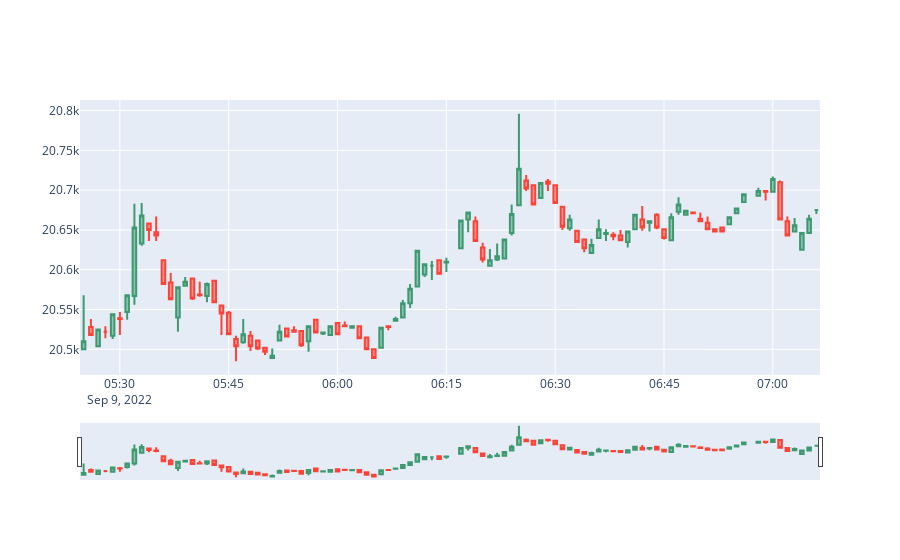

Notebook source saved alongside this figure:
### Code cell
import plotly.graph_objects as go

fig = go.Figure(data=go.Candlestick(x=btc_usd['time_period_start'],
                             open=btc_usd['price_open'],
                             high=btc_usd['price_high'],
                             low=btc_usd['price_low'],
                             close=btc_usd['price_close']))
  
# show the figure
fig.show()
